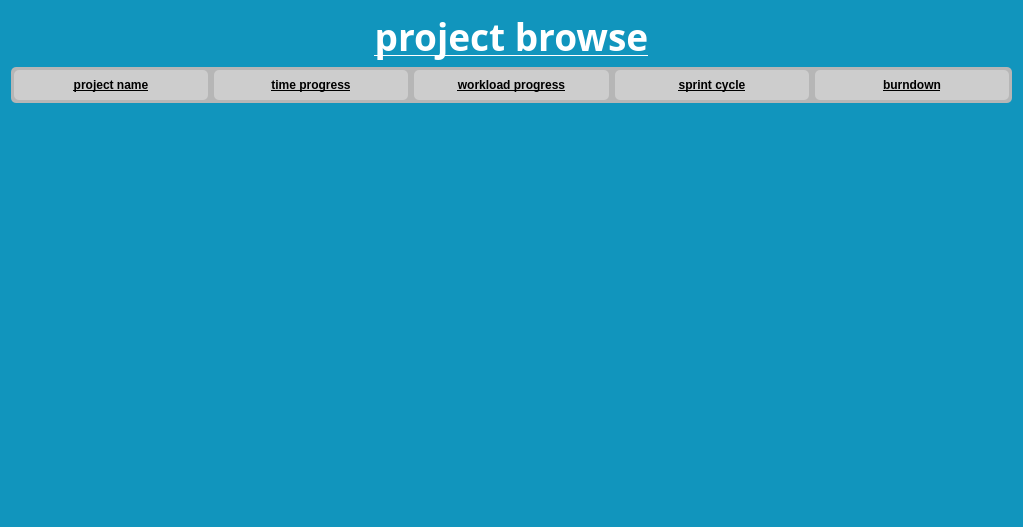
<?xml version="1.0" encoding="UTF-8"?>
<ui version="4.0">
 <class>CWidgetProjects</class>
 <widget class="QWidget" name="CWidgetProjects">
  <property name="geometry">
   <rect>
    <x>0</x>
    <y>0</y>
    <width>1023</width>
    <height>527</height>
   </rect>
  </property>
  <property name="windowTitle">
   <string>Form</string>
  </property>
  <property name="styleSheet">
   <string notr="true">background-color: rgb(17, 149, 189);</string>
  </property>
  <layout class="QVBoxLayout" name="verticalLayout">
   <item>
    <layout class="QGridLayout" name="gridLayout">
     <property name="horizontalSpacing">
      <number>0</number>
     </property>
     <property name="verticalSpacing">
      <number>5</number>
     </property>
     <item row="0" column="0" colspan="5">
      <widget class="QLabel" name="label">
       <property name="maximumSize">
        <size>
         <width>16777215</width>
         <height>150</height>
        </size>
       </property>
       <property name="font">
        <font>
         <family>楷体_GB2312</family>
         <pointsize>28</pointsize>
         <weight>75</weight>
         <bold>true</bold>
         <underline>true</underline>
        </font>
       </property>
       <property name="styleSheet">
        <string notr="true">color: rgb(255, 255, 255);</string>
       </property>
       <property name="text">
        <string>project browse</string>
       </property>
       <property name="alignment">
        <set>Qt::AlignCenter</set>
       </property>
      </widget>
     </item>
     <item row="1" column="4">
      <widget class="QFrame" name="frame_burnDownChart">
       <property name="styleSheet">
        <string notr="true">background-color: rgb(182, 182, 182);
border-top-right-radius:5px;
border-bottom-right-radius:5px;</string>
       </property>
       <layout class="QGridLayout" name="gridLayout_10">
        <property name="leftMargin">
         <number>3</number>
        </property>
        <property name="topMargin">
         <number>3</number>
        </property>
        <property name="rightMargin">
         <number>3</number>
        </property>
        <property name="bottomMargin">
         <number>3</number>
        </property>
        <item row="0" column="0">
         <widget class="QLabel" name="label_11">
          <property name="font">
           <font>
            <weight>75</weight>
            <bold>true</bold>
            <underline>true</underline>
           </font>
          </property>
          <property name="styleSheet">
           <string notr="true">background-color: rgb(205, 205, 205);
border-radius:5px;</string>
          </property>
          <property name="text">
           <string>burndown</string>
          </property>
          <property name="alignment">
           <set>Qt::AlignCenter</set>
          </property>
         </widget>
        </item>
       </layout>
      </widget>
     </item>
     <item row="1" column="2">
      <widget class="QFrame" name="frame_workloadProgress">
       <property name="styleSheet">
        <string notr="true">background-color: rgb(182, 182, 182);</string>
       </property>
       <layout class="QGridLayout" name="gridLayout_8">
        <property name="leftMargin">
         <number>3</number>
        </property>
        <property name="topMargin">
         <number>3</number>
        </property>
        <property name="rightMargin">
         <number>3</number>
        </property>
        <property name="bottomMargin">
         <number>3</number>
        </property>
        <item row="0" column="0">
         <widget class="QLabel" name="label_9">
          <property name="font">
           <font>
            <weight>75</weight>
            <bold>true</bold>
            <underline>true</underline>
           </font>
          </property>
          <property name="styleSheet">
           <string notr="true">background-color: rgb(205, 205, 205);
border-radius:5px;</string>
          </property>
          <property name="text">
           <string>workload progress</string>
          </property>
          <property name="alignment">
           <set>Qt::AlignCenter</set>
          </property>
         </widget>
        </item>
       </layout>
      </widget>
     </item>
     <item row="1" column="1">
      <widget class="QFrame" name="frame_timeProgress">
       <property name="styleSheet">
        <string notr="true">background-color: rgb(182, 182, 182);</string>
       </property>
       <layout class="QGridLayout" name="gridLayout_7">
        <property name="leftMargin">
         <number>3</number>
        </property>
        <property name="topMargin">
         <number>3</number>
        </property>
        <property name="rightMargin">
         <number>3</number>
        </property>
        <property name="bottomMargin">
         <number>3</number>
        </property>
        <item row="0" column="0">
         <widget class="QLabel" name="label_8">
          <property name="font">
           <font>
            <weight>75</weight>
            <bold>true</bold>
            <underline>true</underline>
           </font>
          </property>
          <property name="styleSheet">
           <string notr="true">background-color: rgb(205, 205, 205);
border-radius:5px;</string>
          </property>
          <property name="text">
           <string>time progress</string>
          </property>
          <property name="alignment">
           <set>Qt::AlignCenter</set>
          </property>
         </widget>
        </item>
       </layout>
      </widget>
     </item>
     <item row="1" column="0">
      <widget class="QFrame" name="frame_ProjectName">
       <property name="maximumSize">
        <size>
         <width>16777215</width>
         <height>50</height>
        </size>
       </property>
       <property name="styleSheet">
        <string notr="true">background-color: rgb(182, 182, 182);
border-top-left-radius:5px;
border-bottom-left-radius:5px;</string>
       </property>
       <layout class="QGridLayout" name="gridLayout_6">
        <property name="leftMargin">
         <number>3</number>
        </property>
        <property name="topMargin">
         <number>3</number>
        </property>
        <property name="rightMargin">
         <number>3</number>
        </property>
        <property name="bottomMargin">
         <number>3</number>
        </property>
        <item row="0" column="0">
         <widget class="QLabel" name="label_7">
          <property name="minimumSize">
           <size>
            <width>0</width>
            <height>30</height>
           </size>
          </property>
          <property name="font">
           <font>
            <weight>75</weight>
            <bold>true</bold>
            <underline>true</underline>
           </font>
          </property>
          <property name="styleSheet">
           <string notr="true">background-color: rgb(205, 205, 205);
border-radius:5px;</string>
          </property>
          <property name="text">
           <string>project name</string>
          </property>
          <property name="alignment">
           <set>Qt::AlignCenter</set>
          </property>
         </widget>
        </item>
       </layout>
      </widget>
     </item>
     <item row="1" column="3">
      <widget class="QFrame" name="frame_sprintCycle">
       <property name="styleSheet">
        <string notr="true">background-color: rgb(182, 182, 182);</string>
       </property>
       <layout class="QGridLayout" name="gridLayout_9">
        <property name="leftMargin">
         <number>3</number>
        </property>
        <property name="topMargin">
         <number>3</number>
        </property>
        <property name="rightMargin">
         <number>3</number>
        </property>
        <property name="bottomMargin">
         <number>3</number>
        </property>
        <property name="horizontalSpacing">
         <number>7</number>
        </property>
        <item row="0" column="0">
         <widget class="QLabel" name="label_10">
          <property name="font">
           <font>
            <weight>75</weight>
            <bold>true</bold>
            <underline>true</underline>
           </font>
          </property>
          <property name="styleSheet">
           <string notr="true">background-color: rgb(205, 205, 205);
border-radius:5px;</string>
          </property>
          <property name="text">
           <string>sprint cycle</string>
          </property>
          <property name="alignment">
           <set>Qt::AlignCenter</set>
          </property>
         </widget>
        </item>
       </layout>
      </widget>
     </item>
    </layout>
   </item>
   <item>
    <widget class="QWidget" name="widget" native="true">
     <layout class="QGridLayout" name="gridLayout_5">
      <item row="0" column="0">
       <spacer name="verticalSpacer">
        <property name="orientation">
         <enum>Qt::Vertical</enum>
        </property>
        <property name="sizeHint" stdset="0">
         <size>
          <width>20</width>
          <height>40</height>
         </size>
        </property>
       </spacer>
      </item>
     </layout>
    </widget>
   </item>
  </layout>
 </widget>
 <resources>
  <include location="ks23_03.qrc"/>
 </resources>
 <connections/>
</ui>
